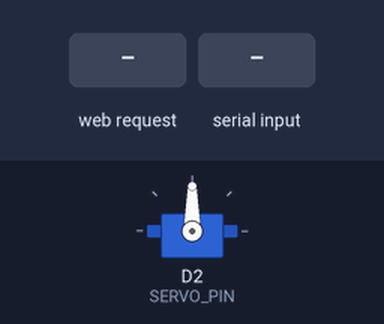
Recording of a sketch running on a simulated ESP8266 (Wemos D1 mini). Shown: servo. Inputs (shaded band) come from the test bench. WiFi joins after 1.5 s; servers stay silent unless stated; what the sketch prints to the serial monitor is not drawn.

Above: at 3.3 s.
3.4 s: HTTP request GET /OPEN received
At 3.7 s:
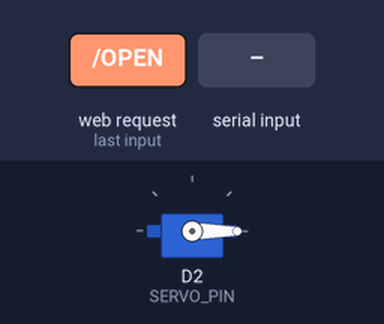
4.9 s: "CLOSE\n" received over Serial
At 6.1 s:
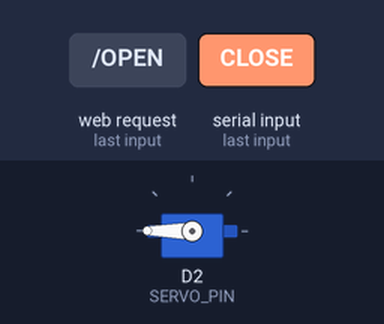
6.4 s: HTTP request GET /servo?angle=120 received
At 7.2 s:
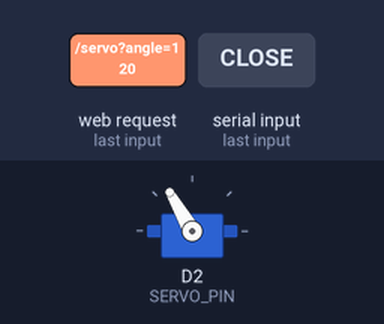
7.9 s: HTTP request GET /OPEN?angle=OPEN received
At 8.4 s:
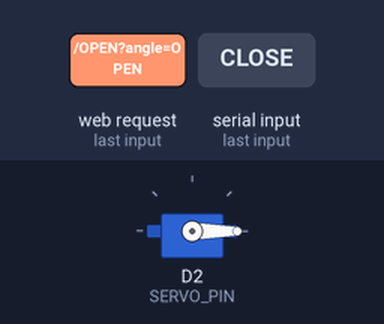
Timing chart, 0 to 10.9 s (numbered marks = the images above; inputs shaded):
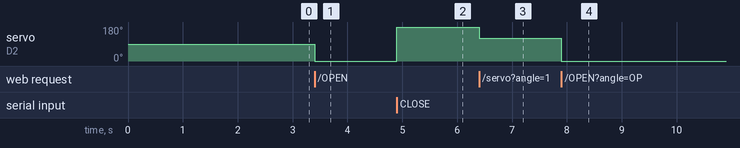

The sketch:

D1_Servo_Control.ino
```cpp
#include <ESP8266WiFi.h>
#include <ESP8266WebServer.h>
#include <Servo.h>

// ===== WiFi 설정 =====
const char* ssid = "YOUR_WIFI_SSID";
const char* password = "YOUR_WIFI_PASSWORD";

// 서버 및 서보 설정
ESP8266WebServer server(80);
Servo myServo;
const int SERVO_PIN = D2;  // Wemos D1의 D2 핀

// 서보 캘리브레이션
const int SERVO_MIN_PULSE_US = 500;
const int SERVO_MAX_PULSE_US = 2500;
const bool SERVO_INVERT = false;      // true면 0/180이 반전됩니다.

const int SERVO_INITIAL_ANGLE = 90;   // 부팅 시 기본 수평 위치
const int SERVO_OPEN_ANGLE = 0;       // UP 명령 시 목표 각도
const int SERVO_CLOSE_ANGLE = 180;    // DOWN 명령 시 목표 각도

void handleRoot() {
  String html = "<!DOCTYPE HTML><html><head><meta name=\"viewport\" content=\"width=device-width, initial-scale=1\">";
  html += "<style>body{text-align:center;font-family:sans-serif;margin-top:40px;} .btn{display:inline-block;padding:14px 30px;margin:10px;font-size:18px;text-decoration:none;color:#fff;border-radius:8px;} .open{background:#2ecc71;} .close{background:#e74c3c;} .info{margin-top:30px;color:#555;}</style>";
  html += "<title>Wemos D1 Servo Control</title></head><body>";
  html += "<h1>Wemos D1 서보 제어</h1>";
  html += "<a class=\"btn open\" href=\"/OPEN\">OPEN</a>";
  html += "<a class=\"btn close\" href=\"/CLOSE\">CLOSE</a>";
  html += "<div class=\"info\">/OPEN, /CLOSE, /servo?angle=0~180</div>";
  html += "</body></html>";
  server.send(200, "text/html", html);
}

void handleOpen() {
  const int angle = getServoAngle(SERVO_OPEN_ANGLE);
  myServo.write(angle);
  Serial.printf("Servo Status: OPEN (%d deg)\n", SERVO_OPEN_ANGLE);
  server.send(200, "text/plain", "OK: OPEN");
}

void handleClose() {
  const int angle = getServoAngle(SERVO_CLOSE_ANGLE);
  myServo.write(angle);
  Serial.printf("Servo Status: CLOSE (%d deg)\n", SERVO_CLOSE_ANGLE);
  server.send(200, "text/plain", "OK: CLOSE");
}

void handleServoAngle() {
  if (!server.hasArg("angle")) {
    server.send(400, "text/plain", "Missing angle parameter");
    return;
  }

  int angle = server.arg("angle").toInt();
  angle = constrain(angle, 0, 180);
  const int servoAngle = getServoAngle(angle);
  myServo.write(servoAngle);
  Serial.printf("Servo Status: ANGLE %d (mapped %d)\n", angle, servoAngle);
  server.send(200, "text/plain", "OK: ANGLE=" + String(angle));
}

void handleNotFound() {
  String message = "404 Not Found\n";
  message += "URI: ";
  message += server.uri();
  message += "\n";
  server.send(404, "text/plain", message);
}

int getServoAngle(int angle) {
  angle = constrain(angle, 0, 180);
  if (SERVO_INVERT) {
    angle = 180 - angle;
  }
  return angle;
}

void setServoToAngle(int angle) {
  const int servoAngle = getServoAngle(angle);
  myServo.write(servoAngle);
  Serial.printf("Servo Status: ANGLE %d (mapped %d)\n", angle, servoAngle);
}

void processSerialCommand(const String &cmd) {
  String data = cmd;
  data.trim();
  data.toUpperCase();

  if (data == "OPEN") {
    setServoToAngle(SERVO_OPEN_ANGLE);
    Serial.println("USB CMD: OPEN");
  } else if (data == "CLOSE") {
    setServoToAngle(SERVO_CLOSE_ANGLE);
    Serial.println("USB CMD: CLOSE");
  } else if (data.startsWith("ANGLE=")) {
    int angle = data.substring(6).toInt();
    setServoToAngle(angle);
    Serial.printf("USB CMD: ANGLE=%d\n", angle);
  } else if (data.startsWith("SERVO=")) {
    int angle = data.substring(6).toInt();
    setServoToAngle(angle);
    Serial.printf("USB CMD: SERVO=%d\n", angle);
  } else {
    Serial.printf("USB CMD: unknown '%s'\n", data.c_str());
  }
}

void setup() {
  Serial.begin(115200);
  delay(100);

  Serial.println();
  Serial.print("Connecting to WiFi: ");
  Serial.println(ssid);

  WiFi.mode(WIFI_STA);
  WiFi.begin(ssid, password);

  while (WiFi.status() != WL_CONNECTED) {
    delay(500);
    Serial.print(".");
  }

  Serial.println();
  Serial.println("WiFi connected");
  Serial.print("IP address: ");
  Serial.println(WiFi.localIP());

  myServo.attach(SERVO_PIN, SERVO_MIN_PULSE_US, SERVO_MAX_PULSE_US);
  myServo.write(getServoAngle(SERVO_INITIAL_ANGLE));
  delay(500);
  Serial.printf("Servo attached and set to %d degrees\n", SERVO_INITIAL_ANGLE);

  server.on("/", handleRoot);
  server.on("/OPEN", handleOpen);
  server.on("/CLOSE", handleClose);
  server.on("/servo", HTTP_GET, handleServoAngle);
  server.onNotFound(handleNotFound);

  server.begin();
  Serial.println("HTTP server started");
}

void loop() {
  if (Serial.available() > 0) {
    String cmd = Serial.readStringUntil('\n');
    if (cmd.length() > 0) {
      processSerialCommand(cmd);
    }
  }

  server.handleClient();
}
```

Measured:
- after the input at 3.4 s, servo on D2 (SERVO_PIN): 90° → 0° at once
- after the input at 4.9 s, servo on D2 (SERVO_PIN): 0° → 180° at once
- after the input at 6.4 s, servo on D2 (SERVO_PIN): 180° → 120° at once
- after the input at 7.9 s, servo on D2 (SERVO_PIN): 120° → 0° at once
